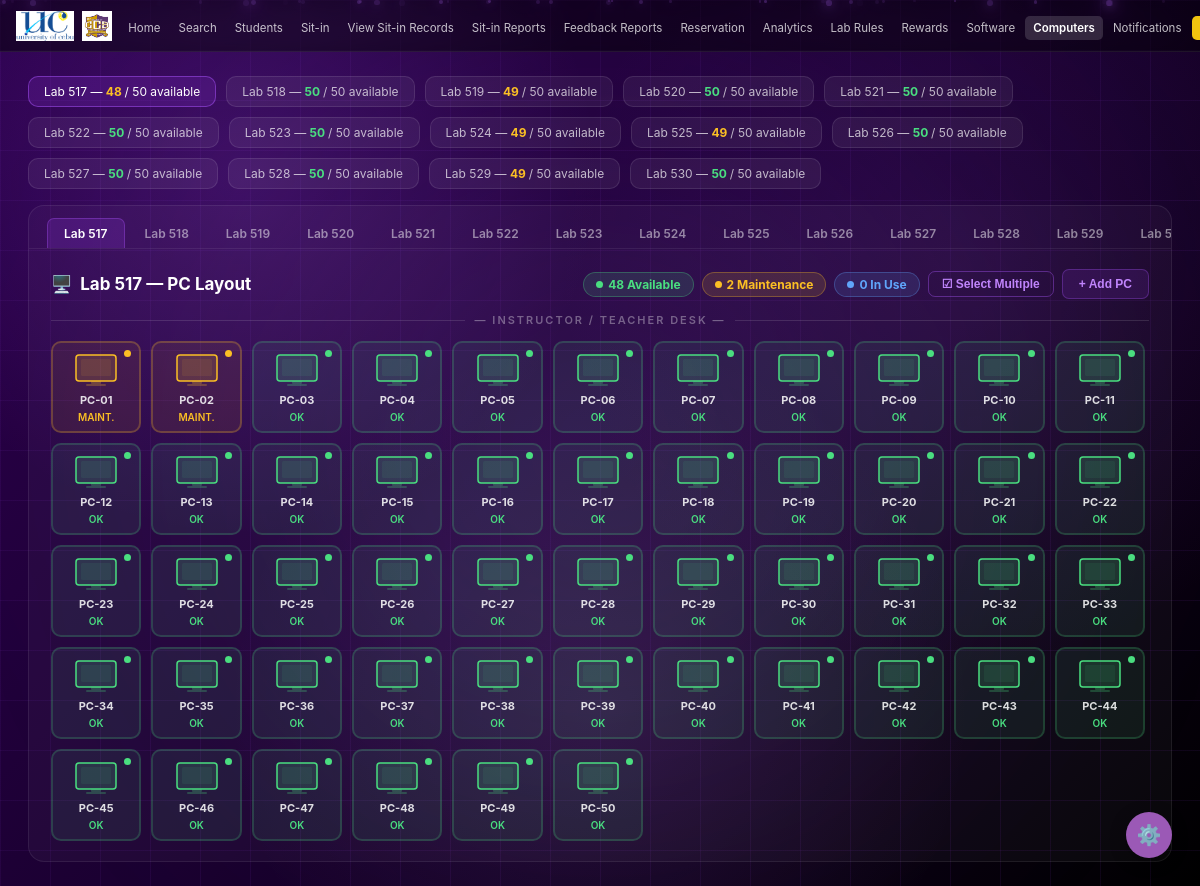
Page /admin/computers (signed in) on the earlier database version.
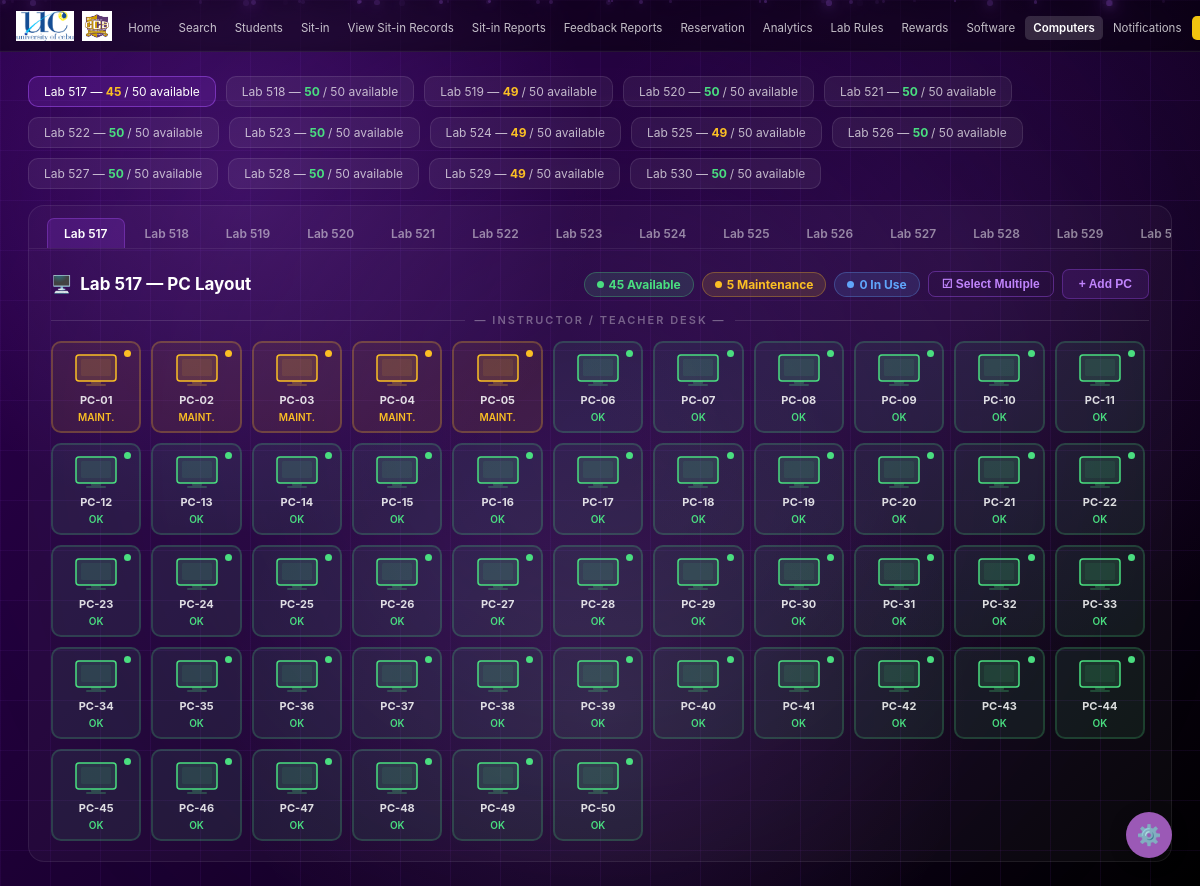
Same page on the later database version.
### tables this page shows
CREATE TABLE laboratory (
        id INTEGER PRIMARY KEY AUTOINCREMENT,
        lab_name TEXT NOT NULL UNIQUE,
        description TEXT DEFAULT ''
    );

CREATE TABLE computer_units (
        id INTEGER PRIMARY KEY AUTOINCREMENT,
        pc_number TEXT NOT NULL,
        lab_id INTEGER NOT NULL,
        status TEXT NOT NULL DEFAULT 'Available',
        FOREIGN KEY (lab_id) REFERENCES laboratory(id)
    );

### app.py (the view, shortened to what this page needs)
@app.route('/admin/computers', methods=['GET', 'POST'])
def admin_computers():
    if not admin_required():
        return redirect(url_for('login'))
    error = success = None
    conn = get_db()
    computers = conn.execute('''
        SELECT cu.id, cu.pc_number, cu.status, l.lab_name, l.id as lab_id,
               (SELECT COUNT(*) FROM sitin s WHERE s.pc_id = cu.id AND (s.time_out IS NULL OR s.time_out = '')) as occupied
        FROM computer_units cu
        JOIN laboratory l ON cu.lab_id = l.id
        ORDER BY l.lab_name, cu.pc_number
    ''').fetchall()
    labs = conn.execute("SELECT * FROM laboratory WHERE lab_name LIKE 'Lab 5%' ORDER BY lab_name").fetchall()
    try:
        raw_lab_id = request.args.get('lab_id') or request.form.get('lab_id')
        selected_lab_id = int(raw_lab_id) if raw_lab_id else (labs[0]['id'] if labs else 0)
    except (ValueError, TypeError):
        selected_lab_id = labs[0]['id'] if labs else 0
    conn.close()
    return render_template('admin/computers.html', computers=computers, labs=labs,
                          selected_lab_id=selected_lab_id, error=error, success=success)

### app.py (called while the page is built, shortened)
def get_db():
    conn = sqlite3.connect(os.path.join(BASE_DIR, 'database.db'))
    conn.row_factory = sqlite3.Row
    return conn

@app.before_request
def csrf_protect():
    if 'csrf_token' not in session:
        session['csrf_token'] = secrets.token_hex(16)
    if request.method == "POST":
        token = session.get('csrf_token', '')
        form_token = request.form.get('csrf_token', '')
        if not token or token != form_token:
            flash('Invalid request. Please try again.', 'error')
            return redirect(request.url)

@app.context_processor
def inject_unread_count():
    if 'user_id' in session and session.get('role') == 'admin':
        conn = get_db()
        count = conn.execute('''
            SELECT COUNT(*) FROM notifications
            WHERE is_read = 0 AND idnum = ?
        ''', (session['user_idnum'],)).fetchone()[0]
        conn.close()
        return dict(unread_count=count)
    return dict(unread_count=0)

def admin_required():
    return 'user_id' in session and session.get('role') == 'admin'

### templates/admin/computers.html (shortened to what the changed rows need)
<!DOCTYPE html>
<html lang="en">
<head>
  <link rel="stylesheet" href="{{ url_for('static', filename='style.css') }}" />
</head>
<body>
  <div class="computers-main">
    <div class="lab-avail-bar" id="availBar">
      {% for lab in labs %}
        {% set lab_pcs = computers | selectattr('lab_id','equalto', lab['id']) | list %}
        {% set avail   = lab_pcs | selectattr('status','equalto','Available') | list | length %}
        {% set total   = lab_pcs | length %}
        {% set pct     = ((avail / total * 100) | int) if total > 0 else 0 %}
        <div class="lab-avail-chip {{ 'active' if lab['id'] == selected_lab_id | int else '' }}"
             data-lab-id="{{ lab['id'] }}"
             onclick="switchLab({{ lab['id'] }})">
          {{ lab['lab_name'] }} —
          <span class="chip-num {{ 'green' if pct == 100 else ('yellow' if pct >= 50 else 'red') }}">
            {{ avail }}
          </span>
          / {{ total }} available
        </div>
      {% endfor %}
    </div>
    <div class="pc-card">
      <div class="lab-tabs">
        {% for lab in labs %}
        <a href="{{ url_for('admin_computers', lab_id=lab['id']) }}"
           class="lab-tab {{ 'active' if lab['id'] == selected_lab_id | int else '' }}">
          {{ lab['lab_name'] }}
        </a>
        {% endfor %}
      </div>
      <div class="pc-panel-body">
        {% set selected_lab = labs | selectattr('id','equalto', selected_lab_id | int) | first %}
        {% set lab_pcs      = computers | selectattr('lab_id','equalto', selected_lab_id | int) | list %}
        {% set avail_count  = lab_pcs | selectattr('status','equalto','Available') | list | length %}
        {% set maint_count  = lab_pcs | selectattr('status','equalto','Under Maintenance') | list | length %}
        {% set inuse_count  = lab_pcs | selectattr('occupied') | list | length %}
        <div class="pc-panel-header">
          <div class="pc-panel-title">
            <span class="pc-icon">🖥️</span>
            {{ selected_lab['lab_name'] if selected_lab else 'Laboratory' }} — PC Layout
          </div>
          <div class="pc-stats-row">
            <span class="pc-stat-badge avail"><span class="dot"></span>{{ avail_count }} Available</span>
            <span class="pc-stat-badge maint"><span class="dot"></span>{{ maint_count }} Maintenance</span>
            <span class="pc-stat-badge inuse"><span class="dot"></span>{{ inuse_count }} In Use</span>
            <button class="btn-select-multi" id="btnSelectMulti" onclick="toggleMultiSelect()">☑ Select Multiple</button>
            <button class="add-pc-toggle" onclick="toggleAddForm()">+ Add PC</button>
          </div>
        </div>
        {% if lab_pcs %}
        <div class="pc-grid" id="pcGrid">
          {% for c in lab_pcs %}
            {% if c['occupied'] %}
              {% set state = 'occupied' %}
            {% elif c['status'] == 'Under Maintenance' %}
              {% set state = 'maintenance' %}
            {% else %}
              {% set state = 'available' %}
            {% endif %}
          <div class="pc-unit {{ state }}"
               data-pc-id="{{ c['id'] }}"
               data-status="{{ c['status'] }}"
               data-occupied="{{ '1' if c['occupied'] else '0' }}"
               data-pc-number="{{ c['pc_number'] }}"
               onclick="handlePcClick(this, event)"
               oncontextmenu="openCtxMenu(this, event)">
            <span class="pc-status-dot"></span>
            <svg class="pc-monitor" viewBox="0 0 44 36" fill="none" xmlns="http://www.w3.org/2000/svg">
              <rect x="2" y="2" width="40" height="26" rx="3"
                    fill="{{ '#fbbf2422' if state == 'maintenance' else ('#60a5fa22' if state == 'occupied' else '#4ade8022') }}"
                    stroke="{{ '#fbbf24' if state == 'maintenance' else ('#60a5fa' if state == 'occupied' else '#4ade80') }}"
                    stroke-width="1.5"/>
              <rect x="7" y="6" width="30" height="17" rx="1.5"
                    fill="{{ '#fbbf2415' if state == 'maintenance' else ('#60a5fa15' if state == 'occupied' else '#4ade8015') }}"/>
              <rect x="17" y="28" width="10" height="3" rx="1"
                    fill="{{ '#fbbf2440' if state == 'maintenance' else ('#60a5fa40' if state == 'occupied' else '#4ade8040') }}"/>
              <rect x="12" y="31" width="20" height="2" rx="1"
                    fill="{{ '#fbbf2440' if state == 'maintenance' else ('#60a5fa40' if state == 'occupied' else '#4ade8040') }}"/>
            </svg>
            <span class="pc-label">{{ c['pc_number'] }}</span>
            <span class="pc-status-text">
              {% if c['occupied'] %}IN USE
              {% elif c['status'] == 'Under Maintenance' %}MAINT.
              {% else %}OK{% endif %}
            </span>
          </div>
          {% endfor %}
        </div>
        {% else %}
        <p style="font-size:13px; color:var(--muted); padding:20px 0; text-align:center;">
          No PCs in this lab yet. Use the <strong>+ Add PC</strong> button above.
        </p>
        {% endif %}
      </div>
    </div>
  </div>
</body>
</html>

Differences in the rows shown:
computed for laboratory "Lab 517": avail "48" → "45"
changed computer_units "PC-03": status "OK" → "MAINT."
changed computer_units "PC-04": status "OK" → "MAINT."
changed computer_units "PC-05": status "OK" → "MAINT."
Other differences:
{{ avail_count }}: "48" → "45"
{{ maint_count }}: "2" → "5"
